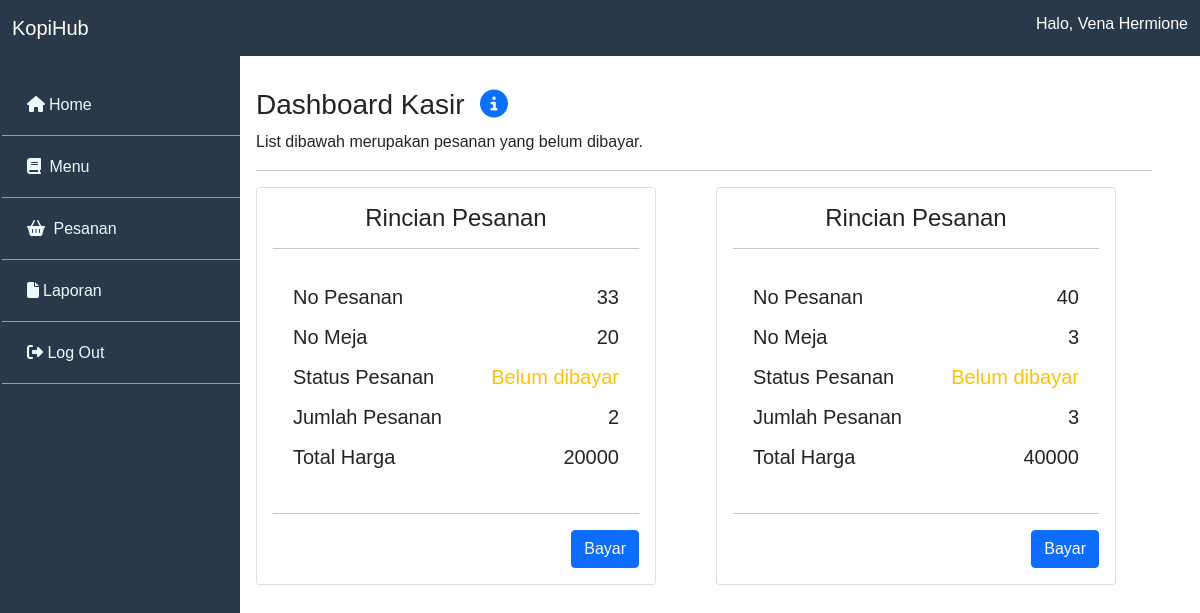
/view/dasboard/dasboard-kasir.php (signed in), run on the app's committed database.
### tables this page shows
CREATE TABLE `pesanan` (
  `no_pesanan` int(11) NOT NULL AUTO_INCREMENT,
  `no_meja` char(3) NOT NULL,
  `status_pesanan` int(11) NOT NULL COMMENT '0 = belum, 1 = belum dibayar, 2 = sudah dibayar',
  `jumlah_pesanan` int(11) NOT NULL,
  `sub_total` double NOT NULL,
  PRIMARY KEY (`no_pesanan`) USING BTREE
);

### view/dasboard/dasboard-kasir.php (the view, shortened to what this page needs)
<?php
require('../../functions.php');
$data = getPesananBelumDibayar()->fetch_all(MYSQLI_ASSOC);
?>
<!DOCTYPE html>
<html lang="en">
<head>
</head>
<body>
  <aside class="sidebar">
    <menu>
      <ul class="menu-content dropdown">
        <li>
            <a href="#"><i class="fa fa-home">&nbsp;</i>Home</a>
        </li>
        <li>
          <a href="../menu/view-lihat-menu.php"><i class="fa fa-book">&nbsp;</i> <span>Menu</span> </a>
        </li>
          <li>
              <a href="../pesanan/view-lihat-pesanan.php">
                  <i class="fa fa-shopping-basket">&nbsp;</i>
                  <span>Pesanan</span>
              </a>
          </li>
        <li>
            <a href="#">
                <i class="fa fa-file">&nbsp;</i><span>Laporan</span>
            </a>
        </li>
        <li>
          <a href="../login/logout.php"><i class="fa fa-sign-out"></i> <span>Log Out</span> </a>
        </li>
      </ul>
    </menu>
  </aside>
  <section class="jumbotron">
      <div class="information">
          <p class="h3">Dashboard Kasir &nbsp;<span class="text-primary" onclick="showInformation()"><i class="fa fa-info-circle"></i></span></p>
          <dd>List dibawah merupakan pesanan yang belum dibayar.</dd>
      </div>
      <hr>
      <div class="row">
              <?php
      foreach ($data as $barisdata) {
          ?>
          <div class="col-sm-6">
              <div class="card" style="width: 25rem; margin-bottom: 25px">
                  <div class="card-body">
                      <h4 class="card-title" align="center">Rincian Pesanan</h4>
                      <hr class="bg-dark border-2 ">
                      <div class="card-body">
                          <table class="table-sm" width="100%">
                              <tr>
                                  <td>
                                      <h5>No Pesanan</h5>
                                  </td>
                                  <td>
                                      <h5 align="right"><?php echo $barisdata["no_pesanan"] ?></h5>
                                  </td>
                              </tr>
                              <tr>
                                  <td>
                                      <h5>No Meja</h5>
                                  </td>
                                  <td>
                                      <h5 align="right"> <?php echo $barisdata["no_meja"] ?></h5>
                                  </td>
                              </tr>
                              <tr>
                                  <td>
                                      <h5>Status Pesanan</h5>
                                  </td>
                                  <td align="right">
                                      <?php
                                      if ($barisdata["status_pesanan"] == 0) {
                                          $status = "text-danger";
                                      } else if ($barisdata["status_pesanan"] == 1) {
                                          $status = "text-warning";
                                      } else if ($barisdata["status_pesanan"] == 2) {
                                          $status = "text-success";
                                      }
                                      ?>
                                      <h5 class="<?php echo $status ?>"><?php
                                          if ($barisdata["status_pesanan"] == 0) {
                                              echo "Belum dibuat";
                                          } else
                                              if ($barisdata["status_pesanan"] == 1) {
                                                  echo "Belum dibayar";
                                              } else
                                                  if ($barisdata["status_pesanan"] == 2) {
                                                      echo "Selesai";
                                                  } else {
                                                      echo "error";
                                                  }
                                          ?> </h5>
                                  </td>
                              </tr>
                              <tr>
                                  <td>
                                      <h5>Jumlah Pesanan</h5>
                                  </td>
                                  <td>
                                      <h5 align="right"><?php echo $barisdata["jumlah_pesanan"] ?></h5>
                                  </td>
                              </tr>
                              <tr>
                                  <td>
                                      <h5>Total Harga</h5>
                                  </td>
                                  <td>
                                      <h5 align="right"><?php echo $barisdata["sub_total"] ?></h5>
                                  </td>
                              </tr>
                          </table>
                      </div>
                      <hr class="bg-dark">
                      <div class="btn-bayar" align="right">
                          <a onclick="doSave(<?= $barisdata["no_pesanan"]; ?>)"
                             class="btn btn-primary">Bayar</a>
                      </div>
                  </div>
              </div>
          </div>
      <?php
      } ?>
      </div>
  </section>
</body>
</html>

### style.css (style rules this page uses)
body { font-family: 'Quicksand', sans-serif; }
section { padding-top: 5rem; }
.jumbotron { padding-top: 2rem; padding-left: 16rem; padding-right: 3rem; padding-bottom: 4rem; }
.sidebar { width: 100%; height: 100%; background: #293949; position: fixed; z-index: 99; padding-top: 2px; padding-left: 2rem; }
ul { padding: 0; margin-left: -70px; }
ul li { list-style: none; border-bottom: 1px solid rgba(255, 255, 255, 0.5); }
ul li a { text-decoration: none; color: #F0F8FF; display: block; padding: 19px 0px 18px 25px; transition: all 200ms ease-in; }
li { display: block; transition-duration: 0.5s; }
@media (min-width: 768px) { .sidebar { width: 240px; } }

### data on the page
pesanan: no_pesanan "33", no_meja "20", status_pesanan "Belum dibayar", jumlah_pesanan "2", sub_total "20000"
pesanan: no_pesanan "40", no_meja "3", status_pesanan "Belum dibayar", jumlah_pesanan "3", sub_total "40000"

### other printed values
$_SESSION["nama"] "Vena Hermione"
